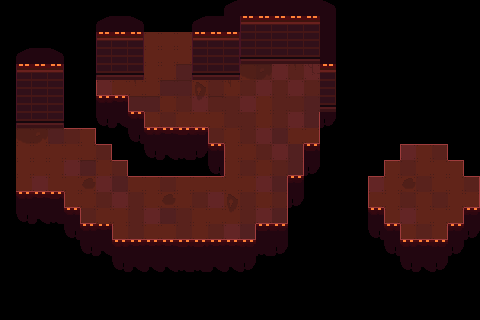

The image is a tile-based game level rendered from a .tmx file. Its description and source (layers, tilesets, objects; grid data summarised) follow:
An orthogonal 30x20 tile map with 16x16 px tiles, 4 tile layers (Suelo, Decoracion, Aire, Paredes), 2 tilesets and 5 objects (2x Up, 2x Left, Spawn).

<map version="1.0" tiledversion="1.0.3" orientation="orthogonal" renderorder="right-down" width="30" height="20" tilewidth="16" tileheight="16" nextobjectid="18">
 <tileset firstgid="1" source="../tileset/tileset16.tsx" />
 <tileset firstgid="65" source="../tileset/Decoracion.tsx" />
 <layer name="Suelo" width="30" height="20">
  <data>[600 cells, 229 non-empty, 9 distinct tile ids]</data>
 </layer>
 <layer name="Decoracion" width="30" height="20">
  <data>[600 cells, 71 non-empty, 16 distinct tile ids]</data>
 </layer>
 <layer name="Aire" width="30" height="20">
  <data>[600 cells, 96 non-empty, 9 distinct tile ids]</data>
 </layer>
 <layer name="Paredes" width="30" height="20">
  <data>[600 cells, 67 non-empty, 12 distinct tile ids]</data>
 </layer>
 <objectgroup name="Puertas">
  <object id="5" name="Up" x="144" y="32" width="48" height="16" />
  <object id="9" name="Left" x="16" y="128" width="16" height="64" />
 </objectgroup>
 <objectgroup name="Entradas">
  <object id="10" name="Up" gid="56" x="160" y="80" width="16" height="16" />
  <object id="12" name="Left" gid="56" x="48" y="160" width="16" height="16" />
 </objectgroup>
 <objectgroup name="Spawners">
  <object id="1" name="Spawn" gid="64" x="272" y="112" width="16" height="16">
   <properties>
    <property name="Gunner" type="bool" value="true" />
    <property name="Stalker" type="bool" value="true" />
   </properties>
  </object>
 </objectgroup>
</map>
